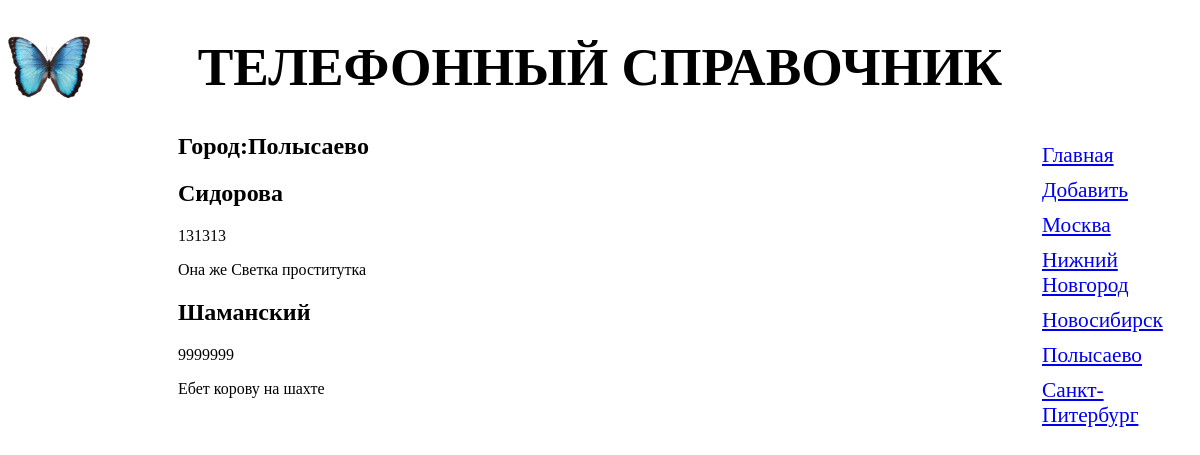
The page /telefon/5/ on the database its author committed.
### telefon/models.py (models this page shows, shortened)
class Rubric(models.Model):
    name = models.CharField(max_length=30, db_index=True,
                            verbose_name='Город')
    class Meta:
        verbose_name_plural = 'Города'
        verbose_name = 'Город'
        ordering = ['name']

class Tt(models.Model):
    family = models.CharField(max_length=50, db_index=True,verbose_name='Фамилия')
    content = models.TextField(null=True, blank=True,verbose_name='Карточка абонента')
    nomer = models.CharField(max_length=12, null=True, blank=True, verbose_name='Номер телефона')
    rubric = models.ForeignKey('Rubric', null=True,
                               on_delete=models.PROTECT,
                               verbose_name='Рубрика')
    class Meta:
        verbose_name_plural = 'Абоненты'
        verbose_name = 'Абонент'
        ordering = ['family']

### telefon/views.py (the view)
# urls.py: path('<int:rubric_id>/', by_rubric, name='by_rubric'),
def by_rubric(request, rubric_id):
    tts = Tt.objects.filter(rubric=rubric_id)
    rubrics = Rubric.objects.all()
    current_rubric = Rubric.objects.get(pk=rubric_id)
    context = {'tts':tts, 'rubrics':rubrics, 'current_rubric':current_rubric}
    return render(request, 'telefon/by_rubric.html',context)

### templates/telefon/by_rubric.html (shortened to what this page needs)
{% extends 'layout/basic.html' %}
{% block content %}
<h2>Город:{{ current_rubric.name }}</h2>
{% for tt in tts %}
    <div>
        <h2>{{ tt.family }}</h2>
        <p>{{ tt.nomer}}</p>
        <p>{{ tt.content }}</p>
    </div>
    {% endfor %}
{% endblock %}

### templates/layout/basic.html (shortened to what this page needs)
{% load static %}
<!DOCTYPE html>
<html lang="en">
<head>
    <link rel="stylesheet" type="text/css"
          href="{% static 'telefon/style.css' %}">
</head>
<body>
    <header>
            <h1>Телефонный справочник</h1>
    </header>
    <nav>
        <a href="{% url 'index' %}">Главная</a>
        <a href="{% url 'add' %}">Добавить</a>
        {% for rubric in rubrics %}
        <a href="{% url 'by_rubric' rubric.pk %}">
            {{ rubric.name }}</a>
        {% endfor %}
    </nav>
    <section>
        {% block content %}
        {% endblock %}
    </section>
</body>
</html>

### telefon/static/telefon/style.css (style rules this page uses)
header h1 { font-size: 40pt; text-transform: uppercase; text-align: center; background: url("bg.jpg") left / auto 100% no-repeat; }
nav { font-size: 16pt; width: 150px; float: right; }
nav a { display: block; margin: 10px 0px; }
section { margin-left: 170px; }

### rows shown on the page
Rubric: name "Москва"
Rubric: name "Нижний Новгород"
Rubric: name "Новосибирск"
Rubric: name "Полысаево"
Rubric: name "Санкт-Питербург"
Tt: family "Сидорова", nomer "131313", content "Она же Светка проститутка"
Tt: family "Шаманский", nomer "9999999", content "Ебет корову на шахте"
